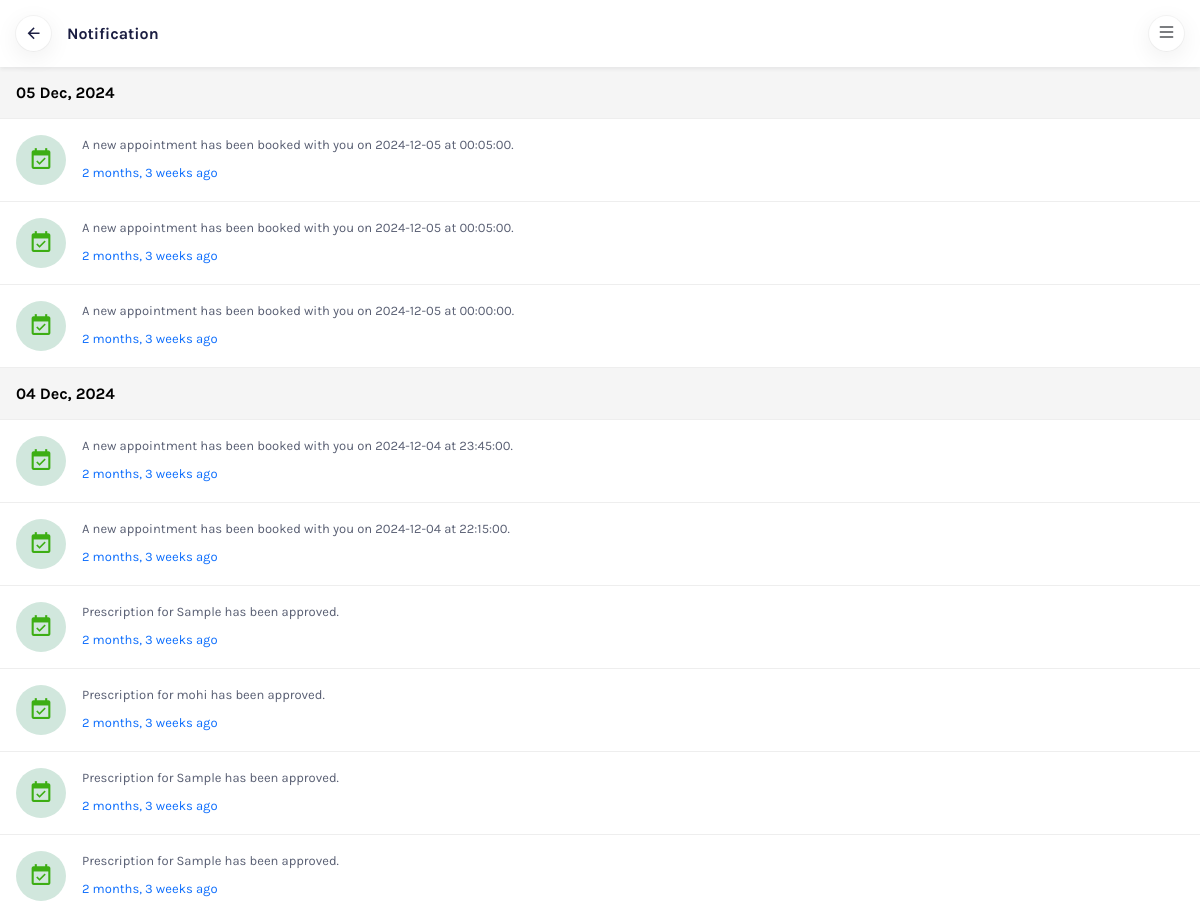
/patients/notification_patient_view/ (signed in, upper part), run on an earlier commit of the app's database.
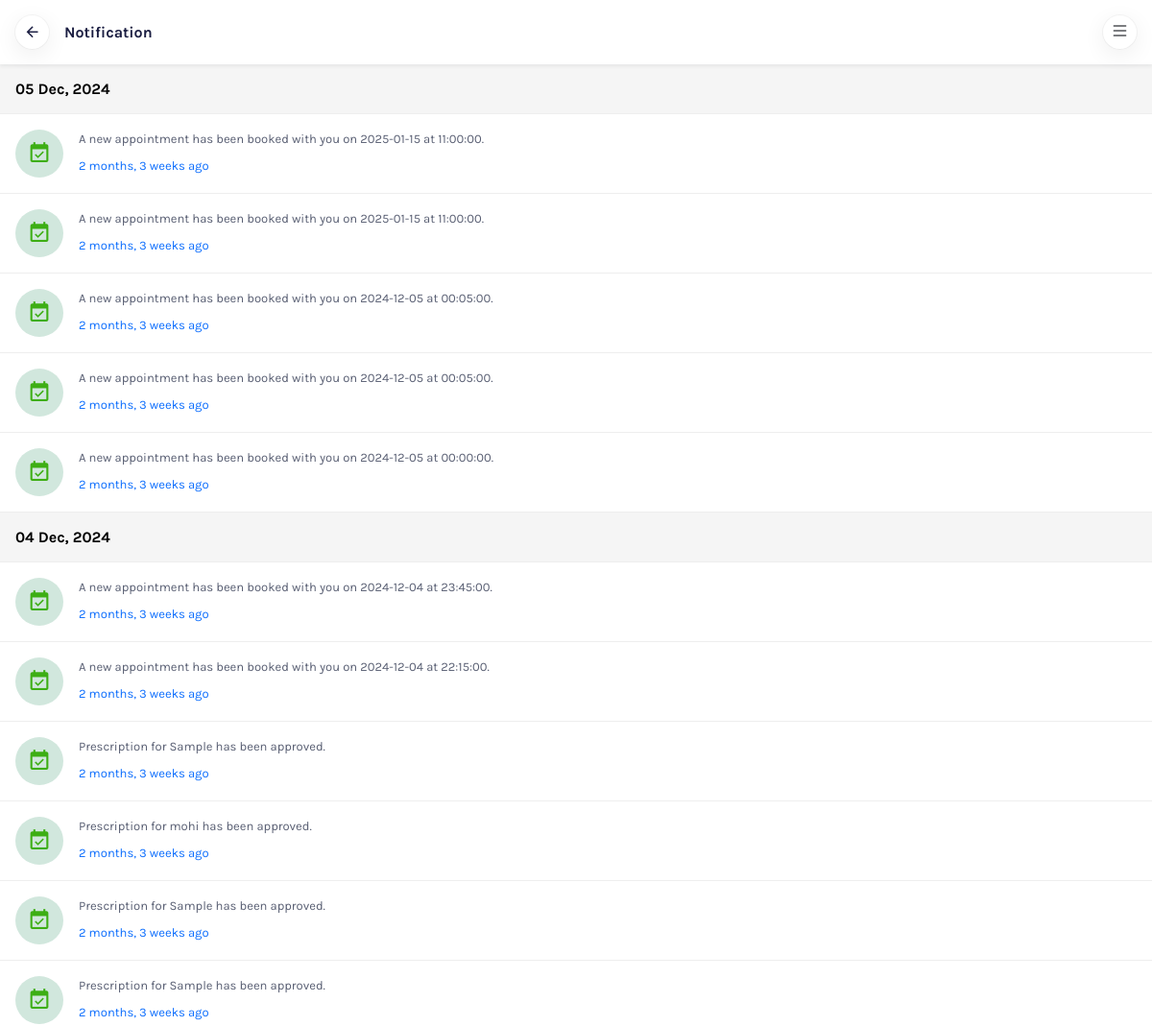
And on a later commit of the database.
### patients/models.py (models this page shows, shortened)
class Notification(models.Model):
    user = models.ForeignKey(CustomUser, on_delete=models.CASCADE, related_name='notifications')
    message = models.TextField()
    created_at = models.DateTimeField(auto_now_add=True)
    is_read = models.BooleanField(default=False)

### patients/views.py (the view)
# urls.py: path('notification_patient_view/', NotificationPatientView.as_view(), name='notification_patient_view'),
class NotificationPatientView(TemplateView):
    template_name = 'notification_patient.html'
    def get_context_data(self, **kwargs) :
        context = super().get_context_data(**kwargs)
        notifications = Notification.objects.filter(user=self.request.user).order_by('-created_at')
        grouped_notifications = defaultdict(list)
        for notification in notifications:
            notification_date = localtime(notification.created_at).date()
            today = now().date()
            yesterday = (now() - timedelta(days=1)).date()
            if notification_date == today:
                group_key = "Today"
            elif notification_date == yesterday:
                group_key = "Yesterday"
            else:
                group_key = notification_date.strftime('%d %b, %Y')
            grouped_notifications[group_key].append(notification)
            time_diff = now() - notification.created_at
            notification.is_just_now = time_diff < timedelta(minutes=1)
        context['grouped_notifications'] = dict(grouped_notifications)
        return context

### patients/templates/notification_patient.html (shortened to what this page needs)
{% extends 'base.html' %}
{% block content %}
{% load static %}
<body class="bg-light">
   <div class="notification d-flex flex-column vh-100">
      <div class="d-flex align-items-center justify-content-between mb-auto p-3 bg-white shadow-sm osahan-header">
         <a href="{% url 'home' %}" class="text-dark bg-white shadow rounded-circle icon">
               <span class="mdi mdi-arrow-left mdi-18px"></span></a>
         <h6 class="mb-0 ms-3 me-auto fw-bold">Notification</h6>
         <div class="d-flex align-items-center gap-3">
            <a class="toggle bg-white shadow rounded-circle icon d-flex align-items-center justify-content-center fs-5" href="#"><i class="bi bi-list"></i></a>
         </div>
      </div>
      <div class="vh-100 my-auto overflow-auto body-fix-osahan-footer">
         {% if grouped_notifications.items %}
         {% for date, notifications in grouped_notifications.items %}
             <div>
                 <h6 class="border-bottom fw-bold text-black p-3 mb-0">{{ date }}</h6>
                 {% for notification in notifications %}
                     <div class="d-flex gap-3 border-bottom p-3
                     {% if not notification.is_read %}bg-white {% else %}bg-light text-muted{% endif %}"
                     onclick="markAsRead({{ notification.id }}, this)" style="cursor:pointer">
                         <div>
                             <span class="bg-success-subtle rounded-pill notification-icon">
                                 <span class="mdi mdi-calendar-check text-success"></span>
                             </span>
                         </div>
                         <div>
                             <p class="text-muted mb-2">{{ notification.message }}</p>
                             <a href="#">
                              {% if notification.is_just_now %}
                                    Just Now
                              {% else %}
                                    {{ notification.created_at|timesince }} ago
                              {% endif %}
                             </a>
                         </div>
                     </div>
                 {% endfor %}
             </div>
         {% endfor %}
         {% else %}
         <p class="text-center text-muted p-5 no-notifications">No notifications found</p>
         {% endif %}
     </div>
{% endblock %}

What changed in the data, as far as the page shows it:
no longer on one of the page's lists (row unchanged): Notification: message "A new appointment has been booked with you on 2024-12-05 at 00:05:00.", created_at "2 months, 3 weeks"
no longer on one of the page's lists (row unchanged): Notification: message "A new appointment has been booked with you on 2024-12-05 at 00:05:00.", created_at "2 months, 3 weeks"
no longer on one of the page's lists (row unchanged): Notification: message "A new appointment has been booked with you on 2024-12-05 at 00:00:00.", created_at "2 months, 3 weeks"
added Notification: date "05 Dec, 2024", message "A new appointment has been booked with you on 2025-01-15 at 11:00:00.", created_at "2 months, 3 weeks", Notification (message "A new appointment has been booked with you on 2024-12-05 at 00:05:00.", created_at "2 months, 3 weeks"), Notification (message "A new appointment has been booked with you on 2024-12-05 at 00:05:00.", created_at "2 months, 3 weeks"), Notification (message "A new appointment has been booked with you on 2024-12-05 at 00:00:00.", created_at "2 months, 3 weeks")
added Notification: message "A new appointment has been booked with you on 2025-01-15 at 11:00:00.", created_at "2 months, 3 weeks", shown under "05 Dec, 2024"
